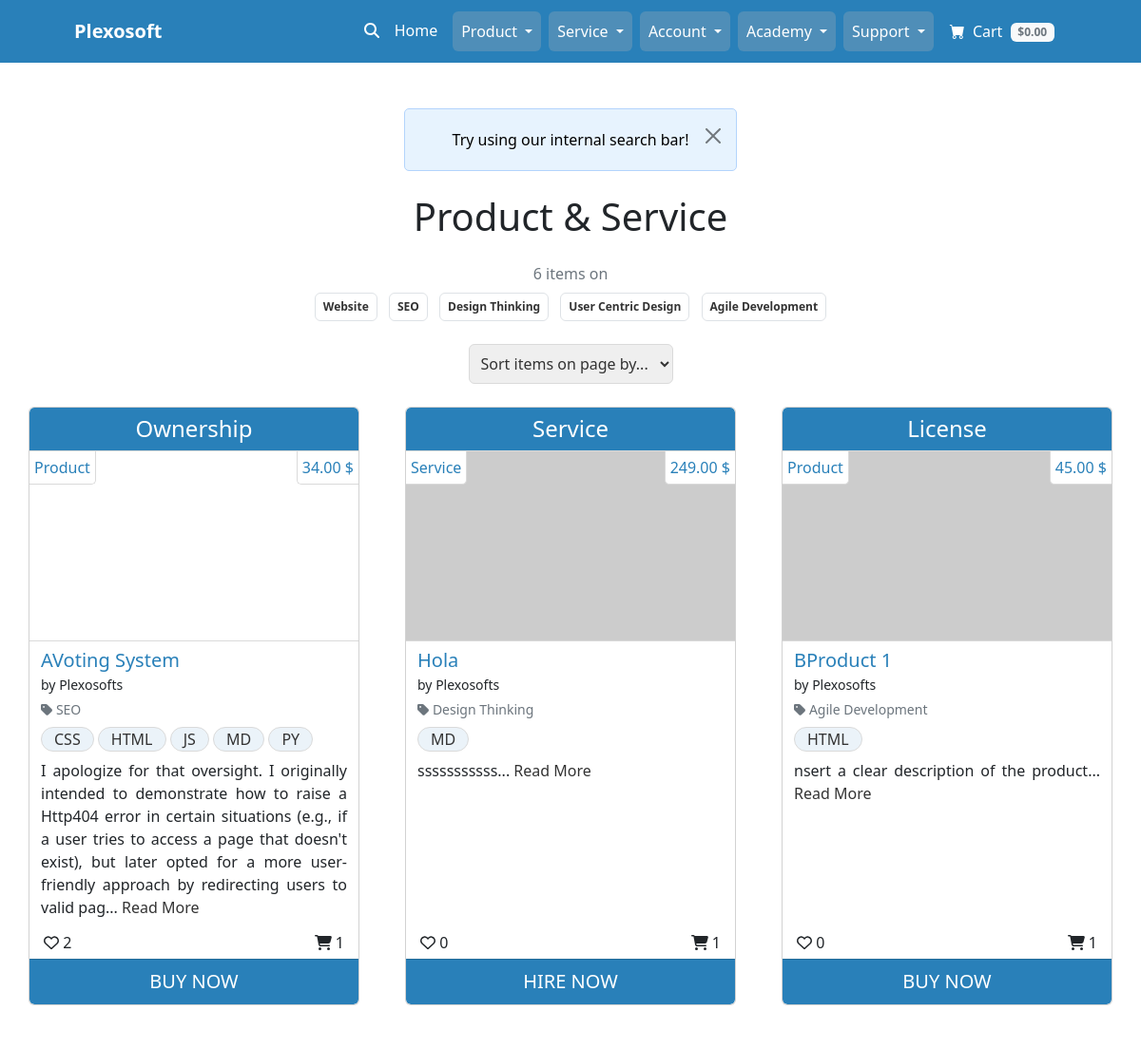
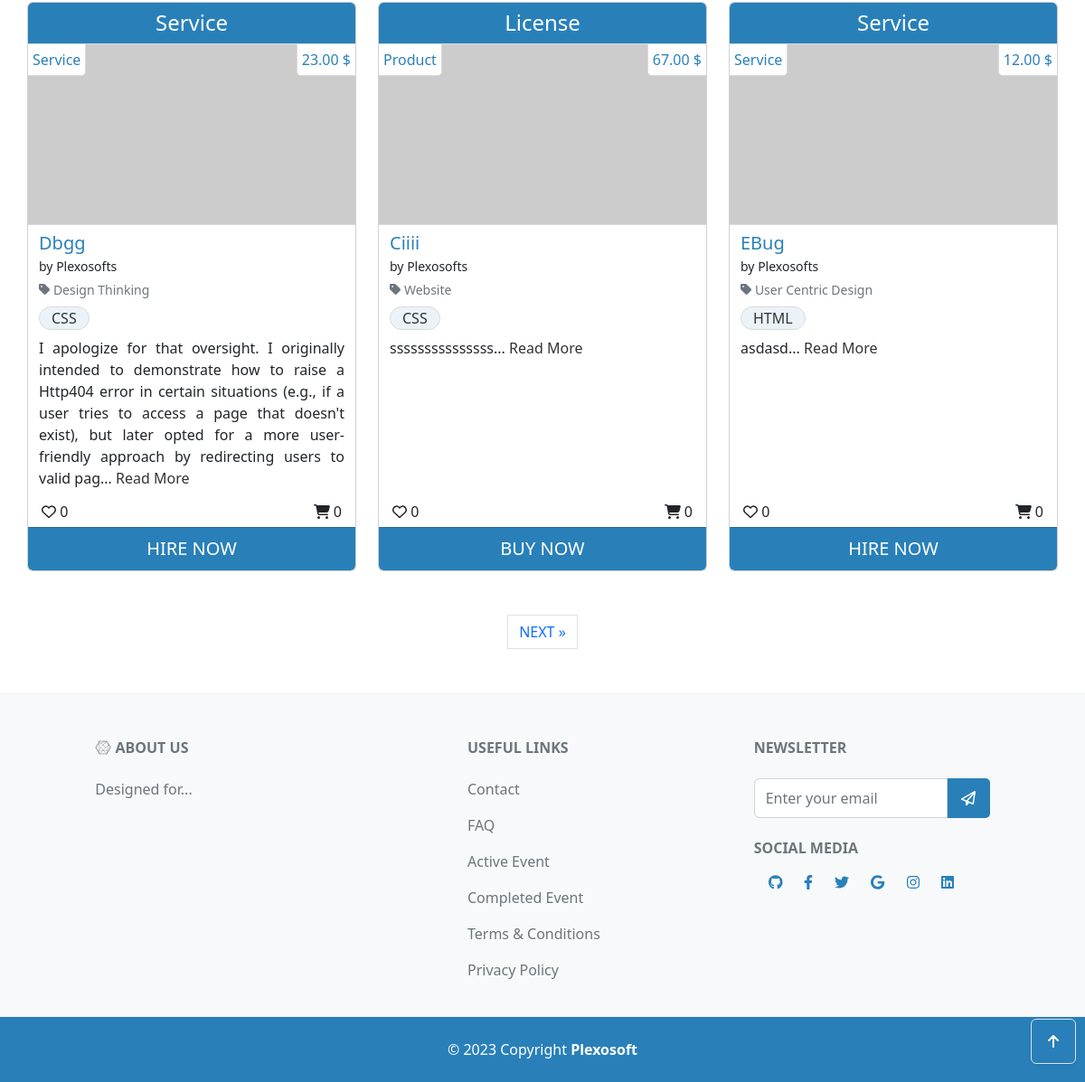
Page /all/ on the committed database (2 pictures, top to bottom).
### product_service/models.py (models this page shows, shortened)
class Category(models.Model):
    category_name = models.CharField(max_length=64, unique=True)
    alt_name = models.CharField(max_length=64, unique=True)
    class Meta:
        ordering = ['category_name']
        verbose_name_plural = "Categories"
    def __str__(self):
        return self.category_name

class Product(models.Model):
    title = models.CharField(max_length=64, unique=True)
    sku = models.CharField(max_length=64, unique=True)
    price = models.DecimalField(max_digits=6, decimal_places=2)
    description = models.TextField(max_length=528)
    status = models.IntegerField(choices=STATUS, default=0)
    category = models.ForeignKey(
        Category, on_delete=models.SET_NULL,
        related_name='product_categories', null=True, blank=True)
    excerpt = models.CharField(max_length=264)
    type = models.IntegerField(choices=SCOPE_TYPE, default=1)
    instance = models.IntegerField(choices=INSTANCE_TYPE, default=0)
    code = models.ManyToManyField(CodeType, related_name="code_type")
    service = models.ManyToManyField(ServiceType, related_name="service_type")
    preview = models.URLField(
        max_length=1024, null=True, blank=True, unique=True)
    docs = models.URLField(
        max_length=1024, null=True, blank=True, unique=True)
    slug = models.SlugField(max_length=200, unique=True, blank=True)
    image = models.ImageField(null=True, blank=True)
    image_url = models.URLField(max_length=1024, null=True, blank=True)
    author = models.ForeignKey(
        'homepage.UserProfile', on_delete=models.SET_NULL,
        related_name='product_authors', null=True)
    created_on = models.DateTimeField(auto_now_add=True)
    likes = models.ManyToManyField(
        'homepage.Like', related_name='product_likes', blank=True)
    comments = models.ManyToManyField(
        'homepage.Comment', related_name='product_comments', blank=True)
    orders = models.ManyToManyField(
        'checkout.Order', related_name='product_orders', blank=True)
    download_url = models.ManyToManyField(
        'Download', related_name='product_downloads', blank=True)
    class Meta:
        ordering = ['title']

class CodeType(models.Model):
    code = models.CharField(max_length=64, unique=True)
    class Meta:
        ordering = ['code']
        verbose_name_plural = "CodeTypes"
    def __str__(self):
        return self.code

class Service(models.Model):
    title = models.CharField(max_length=64, unique=True)
    sku = models.CharField(max_length=64, unique=True)
    price = models.DecimalField(max_digits=6, decimal_places=2)
    description = models.TextField(max_length=528)
    status = models.IntegerField(choices=STATUS, default=0)
    category = models.ForeignKey(
        Category, on_delete=models.SET_NULL,
        related_name='service_categories', null=True, blank=True)
    excerpt = models.CharField(max_length=264)
    type = models.IntegerField(choices=SCOPE_TYPE, default=1)
    instance = models.IntegerField(choices=INSTANCE_TYPE, default=1)
    code = models.ManyToManyField(CodeType, related_name="code_type_service")
    service = models.ManyToManyField(
        ServiceType, related_name="on_service_type")
    preview = models.URLField(
        max_length=1024, null=True, blank=True, unique=True)
    docs = models.URLField(
        max_length=1024, null=True, blank=True, unique=True)
    slug = models.SlugField(max_length=200, unique=True, blank=True)
    image = models.ImageField(null=True, blank=True)
    image_url = models.URLField(max_length=1024, null=True, blank=True)
    author = models.ForeignKey(
        'homepage.UserProfile', on_delete=models.SET_NULL,
        related_name='service_authors', null=True)
    created_on = models.DateTimeField(auto_now_add=True)
    likes = models.ManyToManyField(
        'homepage.Like', related_name='service_likes', blank=True)
    comments = models.ManyToManyField(
        'homepage.Comment', related_name='service_comments', blank=True)
    download_url = models.ManyToManyField(
        'Download', related_name='service_downloads', blank=True)
    class Meta:
        ordering = ['title']

### homepage/models.py (models this page shows)
class UserProfile(AbstractUser):
    email = models.EmailField(
        unique=True)
    role = models.IntegerField(choices=ROLES, default=0)
    type = models.IntegerField(choices=USER_TYPE, default=0)
    status = models.IntegerField(choices=STATUS, default=2)
    class Meta:
        ordering = ['username']
    def __str__(self):
        return f'{self.username}'

### homepage/views.py (the view, shortened to what this page needs)
# urls.py: path('all/', AllProductServiceListView.as_view(),
class AllProductServiceListView(generic.ListView):
    model = Product
    template_name = 'all_product_service/all_product_service.html'
    paginate_by = 6
    search = None
    searched_items = None
    def get(self, request, *args, **kwargs):
        self.search = request.GET.get('q', '').strip()
        if not self.search:
            messages.info(
                request, 'Try using our internal search bar!')
            return super().get(request, *args, **kwargs)
    def get_queryset(self):
        if self.searched_items is not None:
            return self.searched_items
        try:
            products = list(Product.objects.filter(
                status=2).annotate(
                likescount=Count('likes'),
            ).order_by('-created_on'))
            services = list(Service.objects.filter(
                status=2).annotate(
                likescount=Count('likes'),
            ).order_by('-created_on'))
            combined_list = self.combine_products_and_services(
                products, services)
            return combined_list
        except Exception as e:
            logger.error(f"Error fetching products and services: {str(e)}")
            return []
    def get_context_data(self, **kwargs):
        context = super().get_context_data(**kwargs)
        combined_list = self.get_queryset()
        order_counts = {}
        for item in combined_list:
            if item.instance == 0:
                order_count = Order.objects.filter(
                    status=2, lineitems__product=item).count()
                order_counts[item.title] = order_count
            else:
                order_count = Order.objects.filter(
                    status=2, lineitems__service=item).count()
                order_counts[item.title] = order_count
        paginator = Paginator(combined_list, self.paginate_by)
        page_number = self.request.GET.get('page', 1)
        try:
            page_obj = paginator.page(page_number)
        except EmptyPage:
            page_obj = paginator.page(paginator.num_pages)
        except PageNotAnInteger:
            page_obj = paginator.page(1)
        unique_categories = list(set([obj.category for obj in page_obj]))
        context['page_obj'] = page_obj
        context['categories'] = unique_categories
        context['is_paginated'] = len(combined_list) > self.paginate_by
        context['order_count'] = order_counts
        return context
    def combine_products_and_services(self, products, services):
        combined_list = []
        product_iter = iter(products)
        service_iter = iter(services)
        has_more_products = True
        has_more_services = True
        while has_more_products or has_more_services:
            if has_more_products:
                try:
                    combined_list.append(next(product_iter))
                except StopIteration:
                    has_more_products = False
            if has_more_services:
                try:
                    combined_list.append(next(service_iter))
                except StopIteration:
                    has_more_services = False
        return combined_list

### homepage/templates/all_product_service/all_product_service.html (shortened to what this page needs)
{% extends "base.html" %}
{% load static %}
{% block content %}
<div class="container px-4 px-lg-0">
    <div id="item-container" class="row gx-4 gx-lg-5 mt-4">
        <p class="h1 fairplay-font text-center mb-4">Product & Service</p>
        <div class="row mb-4 m-0">
            <div class="col text-center">
                <p class="text-muted text-center mb-0">
                    {{ page_obj|length }} items on
                </p>
                {% for c in categories %}
                <a class="category-badge text-decoration-none" href="{% url 'combined_items_all' %}/?q={{ c.alt_name}}">
                    <span class="p-2 mx-1 mt-2 badge badge-black rounded border border-muted">{{ c }}
                    </span>
                </a>
                {% endfor %}
            </div>
        </div>
        <div class="row m-0">
            <div class="col-12 d-flex justify-content-center align-items-center mb-4">
                <div class="sort-select-wrapper">
                    <select id="sort-selector-items"
                        class="custom-select custom-select-sm rounded border-primary p-2 fs-6 text">
                        <option value="reset">
                            Sort items on page by...
                        </option>
                    </select>
                </div>
            </div>
        </div>
        {% for item in page_obj %}
        <div class="col-lg-4 col-md-12 mb-5 col-sm-12 item">
            <div class="card h-100">
                {% if item.type %}
                <div class="card-header text-center h4">{{ item.get_type_display}}</div>
                {% elif item.instance %}
                <div class="card-header text-center h4">{{ item.get_instance_display}}</div>
                {% endif %}
                {% if item.instance == 0 %}
                <a href="{% url 'single_product' item.slug %}" class="row bg-thumbnail d-block">
                    <div class="col-12 bg-thumbnail-image" style="background-image: url('{{ item.image_url }}')">
                        <div class="d-flex justify-content-between">
                            <span class="thumbnail-tags-left">{{ item.get_instance_display }}</span>
                            <span class="thumbnail-tags-right price">{{ item.price }} $</span>
                        </div>
                    </div>
                </a>
                {% else %}
                <a href="{% url 'single_service' item.slug %}" class="row bg-thumbnail d-block">
                    <div class="col-12 bg-thumbnail-image" style="background-image: url('{{ item.image_url }}')">
                        <div class="d-flex justify-content-between">
                            <span class="thumbnail-tags-left">{{ item.get_instance_display }}</span>
                            <span class="thumbnail-tags-right price">{{ item.price }} $</span>
                        </div>
                    </div>
                </a>
                {% endif%}
                <div class="card-body pt-1 px-2 pb-1">
                    <div class="row">
                        <div class="col-12 d-inline-block">
                            <div class="p-1">
                                <div>
                                    {% if item.instance == 0 %}
                                    <a class="h5 pb-0 mb-0 title" href="{% url 'single_product' item.slug %}">
                                        {{ item.title }}
                                    </a>
                                    {% else %}
                                    <a class="h5 pb-0 mb-0 title" href="{% url 'single_service' item.slug %}">
                                        {{ item.title }}
                                    </a>
                                    {% endif%}
                                </div>
                                <small>by {{ item.author }}</small>
                                {% if item.category %}
                                <p class="small mt-1 mb-0">
                                    <a class="text-muted"
                                        href="{% url 'combined_items_all' %}/?q={{item.category.alt_name}}">
                                        <i class="fas fa-tag mr-1"></i>
                                        <span class="category">
                                            {{ item.category }}
                                        </span>
                                    </a>
                                </p>
                                {% endif %}
                                <p class="my-0 fs-6">
                                    {% for code in item.code.all %}
                                    <span class="item-tags d-inline-block m-0 mt-2">
                                        {{ code }}
                                    </span>
                                    {% endfor %}
                                </p>
                                {% if item.instance == 0 %}
                                <p class="my-0 fs-6 text-justify mt-2"> {{ item.excerpt|safe }}...
                                    <a class="read-more" href="{% url 'single_product' item.slug %}">
                                        Read More
                                    </a>
                                </p>
                                {% elif item.instance == 1 %}
                                <p class="my-0 fs-6 text-justify mt-2"> {{ item.excerpt|safe }}...
                                    <a class="read-more" href="{% url 'single_service' item.slug %}">
                                        Read More
                                    </a>
                                </p>
                                {% endif %}
                            </div>
                        </div>
                    </div>
                </div>
                <div class="row">
                    <div class="col-12">
                        <div class="d-flex justify-content-between">
                            <span class="likes-tags-left"><i class="fa-regular fa-heart"></i>
                                <span class="likes">
                                    {{ item.likescount }}
                                </span>
                            </span>
                            <span class="purchases-tags-right"><i class="fa-solid fa-cart-shopping"></i>
                                <span class="transactions">
                                    {% for title, count in order_count.items %}
                                    {% if item.title == title %}
                                    {{ count }}
                                    {% endif %}
                                    {% endfor %}
                                </span>
                            </span>
                        </div>
                    </div>
                </div>
                {% if item.instance == 0 %}
                <a class="card-footer text-center fs-5 btn" href="{% url 'single_product' item.slug %}">
                    BUY NOW
                </a>
                {% else %}
                <a class="card-footer text-center fs-5 btn" href="{% url 'single_service' item.slug %}">
                    HIRE NOW
                </a>
                {% endif%}
            </div>
        </div>
        {% if forloop.counter|divisibleby:3 %}
    </div>
    <div class="row">
        {% endif %}
        {% endfor %}
    </div>
    {% if is_paginated %}
    <nav aria-label="Page navigation">
        <ul class="pagination justify-content-center">
            {% if page_obj.has_next %}
            <li><a href="?page={{ page_obj.next_page_number }}" class="page-link"> NEXT &raquo;</a></li>
            {% endif %}
        </ul>
    </nav>
    {% endif %}
</div>
{% endblock content %}

### rows in the picture
Category: category_name "Website"
Category: category_name "SEO"
Category: category_name "Design Thinking"
Category: category_name "User Centric Design"
Category: category_name "Agile Development"
Product: type "Ownership", instance "Product", price "34.00", title "AVoting System", author "Plexosofts", category "SEO", excerpt "I apologize for that oversight. I originally intended to demonstrate how to raise a Http404 error in certain situations (e.g., if a user tries to access a page that doesn't exist), but later opted for a more user-friendly approach by redirecting users to valid pag", likescount "2", order_count "1", shows "BUY NOW"
CodeType: code "CSS"
CodeType: code "HTML"
CodeType: code "JS"
CodeType: code "MD"
CodeType: code "PY"
Service: instance "Service", price "249.00", title "Hola", author "Plexosofts", category "Design Thinking", excerpt "sssssssssss", likescount "0", order_count "1", shows "HIRE NOW"
Product: type "License", instance "Product", price "45.00", title "BProduct 1", author "Plexosofts", category "Agile Development", excerpt "nsert a clear description of the product", likescount "0", order_count "1", shows "BUY NOW"
Service: instance "Service", price "23.00", title "Dbgg", author "Plexosofts", category "Design Thinking", excerpt "I apologize for that oversight. I originally intended to demonstrate how to raise a Http404 error in certain situations (e.g., if a user tries to access a page that doesn't exist), but later opted for a more user-friendly approach by redirecting users to valid pag", likescount "0", order_count "0", shows "HIRE NOW"
Product: type "License", instance "Product", price "67.00", title "Ciiii", author "Plexosofts", category "Website", excerpt "sssssssssssssss", likescount "0", order_count "0", shows "BUY NOW"
Service: instance "Service", price "12.00", title "EBug", author "Plexosofts", category "User Centric Design", excerpt "asdasd", likescount "0", order_count "0", shows "HIRE NOW"

### other values in the picture
{{ message|safe }} "Try using our internal search bar!"
{{ page_obj|length }} "6"
{{ copyright }} "2023"
